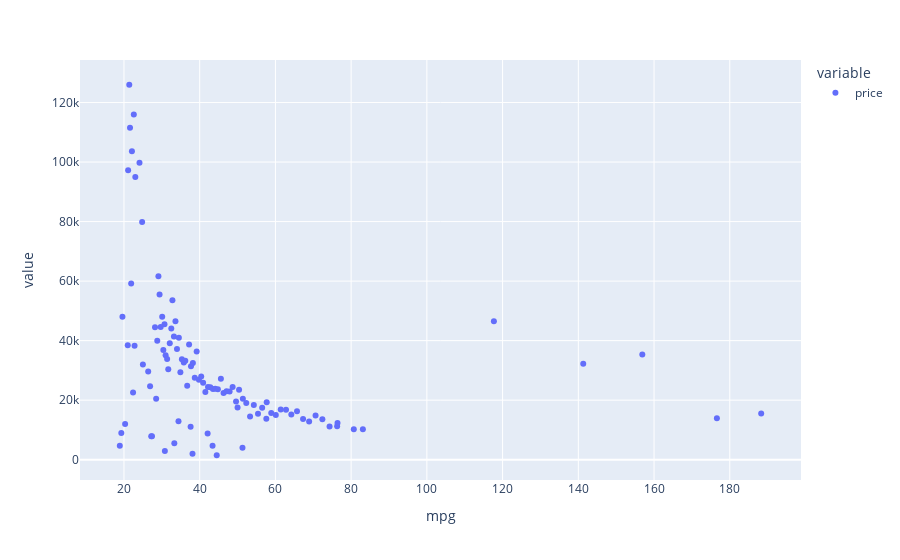

The notebook cell saved with this chart:
### Markdown cell above
From the above graph we can see that the price of the car decreases as the distance the car was used for increases. No car is priced more than 20k after a distance of 100k,

### Code cell
price_mpg = pd.DataFrame(car_df[['mpg','price']].groupby('mpg').mean())
px.scatter(price_mpg)
